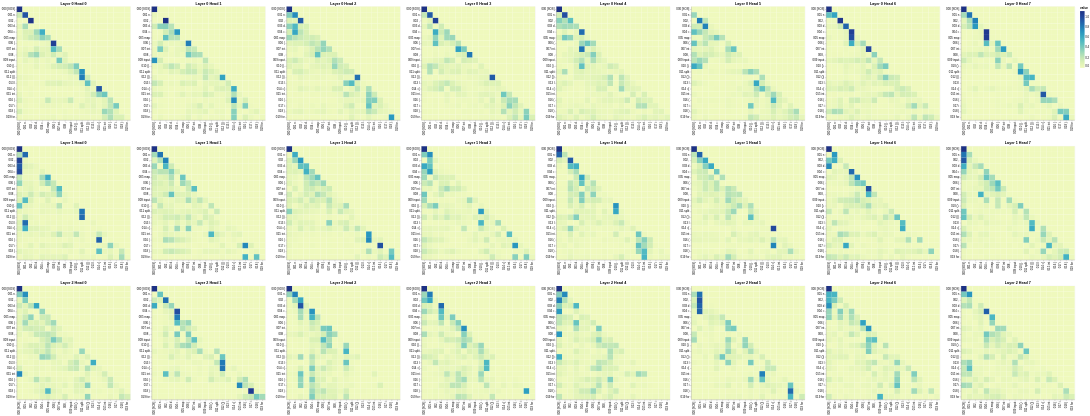

Notebook source saved alongside this figure:
### Code cell
# Encoder Self-Attention
get_all_attention_maps("decoder", layers, heads, decoder_input_tokens, decoder_input_tokens, min(20, sentence_len))

### Figure 1 — Vega-Lite specification as saved in the notebook (floating-point values rounded to 4 significant figures; data arrays with more than 128 entries replaced by an {"elided": "..."} marker saying what was removed)
{"config": {"view": {"continuousWidth": 400, "continuousHeight": 300}}, "vconcat": [{"hconcat": [{"data": {"name": "data-f496760a18fd5fc265820d3f270b2090"}, "mark": "rect", "encoding": {"color": {"field": "value", "type": "quantitative"}, "tooltip": [{"field": "row", "type": "quantitative"}, {"field": "column", "type": "quantitative"}, {"field": "value", "type": "quantitative"}, {"field": "row_token", "type": "nominal"}, {"field": "col_token", "type": "nominal"}], "x": {"axis": {"title": ""}, "field": "col_token", "type": "nominal"}, "y": {"axis": {"title": ""}, "field": "row_token", "type": "nominal"}}, "height": 400, "selection": {"selector025": {"type": "interval", "bind": "scales", "encodings": ["x", "y"]}}, "title": "Layer 0 Head 0", "width": 400}, {"data": {"name": "data-fe090fc9d618e1beb2a54c0429e14a66"}, "mark": "rect", "encoding": {"color": {"field": "value", "type": "quantitative"}, "tooltip": [{"field": "row", "type": "quantitative"}, {"field": "column", "type": "quantitative"}, {"field": "value", "type": "quantitative"}, {"field": "row_token", "type": "nominal"}, {"field": "col_token", "type": "nominal"}], "x": {"axis": {"title": ""}, "field": "col_token", "type": "nominal"}, "y": {"axis": {"title": ""}, "field": "row_token", "type": "nominal"}}, "height": 400, "selection": {"selector026": {"type": "interval", "bind": "scales", "encodings": ["x", "y"]}}, "title": "Layer 0 Head 1", "width": 400}, {"data": {"name": "data-6ed57fd310b0fd7849b598b676e3cbc7"}, "mark": "rect", "encoding": {"color": {"field": "value", "type": "quantitative"}, "tooltip": [{"field": "row", "type": "quantitative"}, {"field": "column", "type": "quantitative"}, {"field": "value", "type": "quantitative"}, {"field": "row_token", "type": "nominal"}, {"field": "col_token", "type": "nominal"}], "x": {"axis": {"title": ""}, "field": "col_token", "type": "nominal"}, "y": {"axis": {"title": ""}, "field": "row_token", "type": "nominal"}}, "height": 400, "selection": {"selector027": {"type": "interval", "bind": "scales", "encodings": ["x", "y"]}}, "title": "Layer 0 Head 2", "width": 400}, {"data": {"name": "data-7aea149198c7ba67f8cf62eb2ed3f6d3"}, "mark": "rect", "encoding": {"color": {"field": "value", "type": "quantitative"}, "tooltip": [{"field": "row", "type": "quantitative"}, {"field": "column", "type": "quantitative"}, {"field": "value", "type": "quantitative"}, {"field": "row_token", "type": "nominal"}, {"field": "col_token", "type": "nominal"}], "x": {"axis": {"title": ""}, "field": "col_token", "type": "nominal"}, "y": {"axis": {"title": ""}, "field": "row_token", "type": "nominal"}}, "height": 400, "selection": {"selector028": {"type": "interval", "bind": "scales", "encodings": ["x", "y"]}}, "title": "Layer 0 Head 3", "width": 400}, {"data": {"name": "data-8a6530fc14d29a12893f483e271b29b2"}, "mark": "rect", "encoding": {"color": {"field": "value", "type": "quantitative"}, "tooltip": [{"field": "row", "type": "quantitative"}, {"field": "column", "type": "quantitative"}, {"field": "value", "type": "quantitative"}, {"field": "row_token", "type": "nominal"}, {"field": "col_token", "type": "nominal"}], "x": {"axis": {"title": ""}, "field": "col_token", "type": "nominal"}, "y": {"axis": {"title": ""}, "field": "row_token", "type": "nominal"}}, "height": 400, "selection": {"selector029": {"type": "interval", "bind": "scales", "encodings": ["x", "y"]}}, "title": "Layer 0 Head 4", "width": 400}, {"data": {"name": "data-63a154194b98fa99e974a7a507c14588"}, "mark": "rect", "encoding": {"color": {"field": "value", "type": "quantitative"}, "tooltip": [{"field": "row", "type": "quantitative"}, {"field": "column", "type": "quantitative"}, {"field": "value", "type": "quantitative"}, {"field": "row_token", "type": "nominal"}, {"field": "col_token", "type": "nominal"}], "x": {"axis": {"title": ""}, "field": "col_token", "type": "nominal"}, "y": {"axis": {"title": ""}, "field": "row_token", "type": "nominal"}}, "height": 400, "selection": {"selector030": {"type": "interval", "bind": "scales", "encodings": ["x", "y"]}}, "title": "Layer 0 Head 5", "width": 400}, {"data": {"name": "data-f8321e970e0e142b6bb452de650b805d"}, "mark": "rect", "encoding": {"color": {"field": "value", "type": "quantitative"}, "tooltip": [{"field": "row", "type": "quantitative"}, {"field": "column", "type": "quantitative"}, {"field": "value", "type": "quantitative"}, {"field": "row_token", "type": "nominal"}, {"field": "col_token", "type": "nominal"}], "x": {"axis": {"title": ""}, "field": "col_token", "type": "nominal"}, "y": {"axis": {"title": ""}, "field": "row_token", "type": "nominal"}}, "height": 400, "selection": {"selector031": {"type": "interval", "bind": "scales", "encodings": ["x", "y"]}}, "title": "Layer 0 Head 6", "width": 400}, {"data": {"name": "data-141fb9b8a791c0885cdce67333d8b4c9"}, "mark": "rect", "encoding": {"color": {"field": "value", "type": "quantitative"}, "tooltip": [{"field": "row", "type": "quantitative"}, {"field": "column", "type": "quantitative"}, {"field": "value", "type": "quantitative"}, {"field": "row_token", "type": "nominal"}, {"field": "col_token", "type": "nominal"}], "x": {"axis": {"title": ""}, "field": "col_token", "type": "nominal"}, "y": {"axis": {"title": ""}, "field": "row_token", "type": "nominal"}}, "height": 400, "selection": {"selector032": {"type": "interval", "bind": "scales", "encodings": ["x", "y"]}}, "title": "Layer 0 Head 7", "width": 400}]}, {"hconcat": [{"data": {"name": "data-479258505879bd20684ea34b80da07f1"}, "mark": "rect", "encoding": {"color": {"field": "value", "type": "quantitative"}, "tooltip": [{"field": "row", "type": "quantitative"}, {"field": "column", "type": "quantitative"}, {"field": "value", "type": "quantitative"}, {"field": "row_token", "type": "nominal"}, {"field": "col_token", "type": "nominal"}], "x": {"axis": {"title": ""}, "field": "col_token", "type": "nominal"}, "y": {"axis": {"title": ""}, "field": "row_token", "type": "nominal"}}, "height": 400, "selection": {"selector033": {"type": "interval", "bind": "scales", "encodings": ["x", "y"]}}, "title": "Layer 1 Head 0", "width": 400}, {"data": {"name": "data-36311d67345d1a38f7aab0d9ccaa1a68"}, "mark": "rect", "encoding": {"color": {"field": "value", "type": "quantitative"}, "tooltip": [{"field": "row", "type": "quantitative"}, {"field": "column", "type": "quantitative"}, {"field": "value", "type": "quantitative"}, {"field": "row_token", "type": "nominal"}, {"field": "col_token", "type": "nominal"}], "x": {"axis": {"title": ""}, "field": "col_token", "type": "nominal"}, "y": {"axis": {"title": ""}, "field": "row_token", "type": "nominal"}}, "height": 400, "selection": {"selector034": {"type": "interval", "bind": "scales", "encodings": ["x", "y"]}}, "title": "Layer 1 Head 1", "width": 400}, {"data": {"name": "data-ef419a312e2bbc9379a52f06e727d356"}, "mark": "rect", "encoding": {"color": {"field": "value", "type": "quantitative"}, "tooltip": [{"field": "row", "type": "quantitative"}, {"field": "column", "type": "quantitative"}, {"field": "value", "type": "quantitative"}, {"field": "row_token", "type": "nominal"}, {"field": "col_token", "type": "nominal"}], "x": {"axis": {"title": ""}, "field": "col_token", "type": "nominal"}, "y": {"axis": {"title": ""}, "field": "row_token", "type": "nominal"}}, "height": 400, "selection": {"selector035": {"type": "interval", "bind": "scales", "encodings": ["x", "y"]}}, "title": "Layer 1 Head 2", "width": 400}, {"data": {"name": "data-d38c0a1e9bedc072afe3981732984cf8"}, "mark": "rect", "encoding": {"color": {"field": "value", "type": "quantitative"}, "tooltip": [{"field": "row", "type": "quantitative"}, {"field": "column", "type": "quantitative"}, {"field": "value", "type": "quantitative"}, {"field": "row_token", "type": "nominal"}, {"field": "col_token", "type": "nominal"}], "x": {"axis": {"title": ""}, "field": "col_token", "type": "nominal"}, "y": {"axis": {"title": ""}, "field": "row_token", "type": "nominal"}}, "height": 400, "selection": {"selector036": {"type": "interval", "bind": "scales", "encodings": ["x", "y"]}}, "title": "Layer 1 Head 3", "width": 400}, {"data": {"name": "data-a89e97ab3d28b548ae0f884c3fb54dde"}, "mark": "rect", "encoding": {"color": {"field": "value", "type": "quantitative"}, "tooltip": [{"field": "row", "type": "quantitative"}, {"field": "column", "type": "quantitative"}, {"field": "value", "type": "quantitative"}, {"field": "row_token", "type": "nominal"}, {"field": "col_token", "type": "nominal"}], "x": {"axis": {"title": ""}, "field": "col_token", "type": "nominal"}, "y": {"axis": {"title": ""}, "field": "row_token", "type": "nominal"}}, "height": 400, "selection": {"selector037": {"type": "interval", "bind": "scales", "encodings": ["x", "y"]}}, "title": "Layer 1 Head 4", "width": 400}, {"data": {"name": "data-272f9d07535721721891bc68e2c5e142"}, "mark": "rect", "encoding": {"color": {"field": "value", "type": "quantitative"}, "tooltip": [{"field": "row", "type": "quantitative"}, {"field": "column", "type": "quantitative"}, {"field": "value", "type": "quantitative"}, {"field": "row_token", "type": "nominal"}, {"field": "col_token", "type": "nominal"}], "x": {"axis": {"title": ""}, "field": "col_token", "type": "nominal"}, "y": {"axis": {"title": ""}, "field": "row_token", "type": "nominal"}}, "height": 400, "selection": {"selector038": {"type": "interval", "bind": "scales", "encodings": ["x", "y"]}}, "title": "Layer 1 Head 5", "width": 400}, {"data": {"name": "data-7cc7ea964f14ad1789c19ca5f755970b"}, "mark": "rect", "encoding": {"color": {"field": "value", "type": "quantitative"}, "tooltip": [{"field": "row", "type": "quantitative"}, {"field": "column", "type": "quantitative"}, {"field": "value", "type": "quantitative"}, {"field": "row_token", "type": "nominal"}, {"field": "col_token", "type": "nominal"}], "x": {"axis": {"title": ""}, "field": "col_token", "type": "nominal"}, "y": {"axis": {"title": ""}, "field": "row_token", "type": "nominal"}}, "height": 400, "selection": {"selector039": {"type": "interval", "bind": "scales", "encodings": ["x", "y"]}}, "title": "Layer 1 Head 6", "width": 400}, {"data": {"name": "data-06afafe7be85cc4be98ee0b383b53694"}, "mark": "rect", "encoding": {"color": {"field": "value", "type": "quantitative"}, "tooltip": [{"field": "row", "type": "quantitative"}, {"field": "column", "type": "quantitative"}, {"field": "value", "type": "quantitative"}, {"field": "row_token", "type": "nominal"}, {"field": "col_token", "type": "nominal"}], "x": {"axis": {"title": ""}, "field": "col_token", "type": "nominal"}, "y": {"axis": {"title": ""}, "field": "row_token", "type": "nominal"}}, "height": 400, "selection": {"selector040": {"type": "interval", "bind": "scales", "encodings": ["x", "y"]}}, "title": "Layer 1 Head 7", "width": 400}]}, {"hconcat": [{"data": {"name": "data-9533cfc24444079fabfd21d91183c049"}, "mark": "rect", "encoding": {"color": {"field": "value", "type": "quantitative"}, "tooltip": [{"field": "row", "type": "quantitative"}, {"field": "column", "type": "quantitative"}, {"field": "value", "type": "quantitative"}, {"field": "row_token", "type": "nominal"}, {"field": "col_token", "type": "nominal"}], "x": {"axis": {"title": ""}, "field": "col_token", "type": "nominal"}, "y": {"axis": {"title": ""}, "field": "row_token", "type": "nominal"}}, "height": 400, "selection": {"selector041": {"type": "interval", "bind": "scales", "encodings": ["x", "y"]}}, "title": "Layer 2 Head 0", "width": 400}, {"data": {"name": "data-3eb3b9b4c7dee140f4ac5a3dbf39c02a"}, "mark": "rect", "encoding": {"color": {"field": "value", "type": "quantitative"}, "tooltip": [{"field": "row", "type": "quantitative"}, {"field": "column", "type": "quantitative"}, {"field": "value", "type": "quantitative"}, {"field": "row_token", "type": "nominal"}, {"field": "col_token", "type": "nominal"}], "x": {"axis": {"title": ""}, "field": "col_token", "type": "nominal"}, "y": {"axis": {"title": ""}, "field": "row_token", "type": "nominal"}}, "height": 400, "selection": {"selector042": {"type": "interval", "bind": "scales", "encodings": ["x", "y"]}}, "title": "Layer 2 Head 1", "width": 400}, {"data": {"name": "data-f65fbd85251ada8cd3330e7dfc856e8c"}, "mark": "rect", "encoding": {"color": {"field": "value", "type": "quantitative"}, "tooltip": [{"field": "row", "type": "quantitative"}, {"field": "column", "type": "quantitative"}, {"field": "value", "type": "quantitative"}, {"field": "row_token", "type": "nominal"}, {"field": "col_token", "type": "nominal"}], "x": {"axis": {"title": ""}, "field": "col_token", "type": "nominal"}, "y": {"axis": {"title": ""}, "field": "row_token", "type": "nominal"}}, "height": 400, "selection": {"selector043": {"type": "interval", "bind": "scales", "encodings": ["x", "y"]}}, "title": "Layer 2 Head 2", "width": 400}, {"data": {"name": "data-6efd6dcd60d3a445c5d3c65bc985cfd1"}, "mark": "rect", "encoding": {"color": {"field": "value", "type": "quantitative"}, "tooltip": [{"field": "row", "type": "quantitative"}, {"field": "column", "type": "quantitative"}, {"field": "value", "type": "quantitative"}, {"field": "row_token", "type": "nominal"}, {"field": "col_token", "type": "nominal"}], "x": {"axis": {"title": ""}, "field": "col_token", "type": "nominal"}, "y": {"axis": {"title": ""}, "field": "row_token", "type": "nominal"}}, "height": 400, "selection": {"selector044": {"type": "interval", "bind": "scales", "encodings": ["x", "y"]}}, "title": "Layer 2 Head 3", "width": 400}, {"data": {"name": "data-015ec25dd28169263937d83336b331b4"}, "mark": "rect", "encoding": {"color": {"field": "value", "type": "quantitative"}, "tooltip": [{"field": "row", "type": "quantitative"}, {"field": "column", "type": "quantitative"}, {"field": "value", "type": "quantitative"}, {"field": "row_token", "type": "nominal"}, {"field": "col_token", "type": "nominal"}], "x": {"axis": {"title": ""}, "field": "col_token", "type": "nominal"}, "y": {"axis": {"title": ""}, "field": "row_token", "type": "nominal"}}, "height": 400, "selection": {"selector045": {"type": "interval", "bind": "scales", "encodings": ["x", "y"]}}, "title": "Layer 2 Head 4", "width": 400}, {"data": {"name": "data-237dd367af4ecd148484b04546989dba"}, "mark": "rect", "encoding": {"color": {"field": "value", "type": "quantitative"}, "tooltip": [{"field": "row", "type": "quantitative"}, {"field": "column", "type": "quantitative"}, {"field": "value", "type": "quantitative"}, {"field": "row_token", "type": "nominal"}, {"field": "col_token", "type": "nominal"}], "x": {"axis": {"title": ""}, "field": "col_token", "type": "nominal"}, "y": {"axis": {"title": ""}, "field": "row_token", "type": "nominal"}}, "height": 400, "selection": {"selector046": {"type": "interval", "bind": "scales", "encodings": ["x", "y"]}}, "title": "Layer 2 Head 5", "width": 400}, {"data": {"name": "data-886529ef78e3ee13e32cbc1a5f7ebb34"}, "mark": "rect", "encoding": {"color": {"field": "value", "type": "quantitative"}, "tooltip": [{"field": "row", "type": "quantitative"}, {"field": "column", "type": "quantitative"}, {"field": "value", "type": "quantitative"}, {"field": "row_token", "type": "nominal"}, {"field": "col_token", "type": "nominal"}], "x": {"axis": {"title": ""}, "field": "col_token", "type": "nominal"}, "y": {"axis": {"title": ""}, "field": "row_token", "type": "nominal"}}, "height": 400, "selection": {"selector047": {"type": "interval", "bind": "scales", "encodings": ["x", "y"]}}, "title": "Layer 2 Head 6", "width": 400}, {"data": {"name": "data-0697999225737a836607ecda52fa8607"}, "mark": "rect", "encoding": {"color": {"field": "value", "type": "quantitative"}, "tooltip": [{"field": "row", "type": "quantitative"}, {"field": "column", "type": "quantitative"}, {"field": "value", "type": "quantitative"}, {"field": "row_token", "type": "nominal"}, {"field": "col_token", "type": "nominal"}], "x": {"axis": {"title": ""}, "field": "col_token", "type": "nominal"}, "y": {"axis": {"title": ""}, "field": "row_token", "type": "nominal"}}, "height": 400, "selection": {"selector048": {"type": "interval", "bind": "scales", "encodings": ["x", "y"]}}, "title": "Layer 2 Head 7", "width": 400}]}], "$schema": "https://vega.github.io/schema/vega-lite/v4.17.0.json", "datasets": {"data-f496760a18fd5fc265820d3f270b2090": {"elided": "400 records"}, "data-fe090fc9d618e1beb2a54c0429e14a66": {"elided": "400 records"}, "data-6ed57fd310b0fd7849b598b676e3cbc7": {"elided": "400 records"}, "data-7aea149198c7ba67f8cf62eb2ed3f6d3": {"elided": "400 records"}, "data-8a6530fc14d29a12893f483e271b29b2": {"elided": "400 records"}, "data-63a154194b98fa99e974a7a507c14588": {"elided": "400 records"}, "data-f8321e970e0e142b6bb452de650b805d": {"elided": "400 records"}, "data-141fb9b8a791c0885cdce67333d8b4c9": {"elided": "400 records"}, "data-479258505879bd20684ea34b80da07f1": {"elided": "400 records"}, "data-36311d67345d1a38f7aab0d9ccaa1a68": {"elided": "400 records"}, "data-ef419a312e2bbc9379a52f06e727d356": {"elided": "400 records"}, "data-d38c0a1e9bedc072afe3981732984cf8": {"elided": "400 records"}, "data-a89e97ab3d28b548ae0f884c3fb54dde": {"elided": "400 records"}, "data-272f9d07535721721891bc68e2c5e142": {"elided": "400 records"}, "data-7cc7ea964f14ad1789c19ca5f755970b": {"elided": "400 records"}, "data-06afafe7be85cc4be98ee0b383b53694": {"elided": "400 records"}, "data-9533cfc24444079fabfd21d91183c049": {"elided": "400 records"}, "data-3eb3b9b4c7dee140f4ac5a3dbf39c02a": {"elided": "400 records"}, "data-f65fbd85251ada8cd3330e7dfc856e8c": {"elided": "400 records"}, "data-6efd6dcd60d3a445c5d3c65bc985cfd1": {"elided": "400 records"}, "data-015ec25dd28169263937d83336b331b4": {"elided": "400 records"}, "data-237dd367af4ecd148484b04546989dba": {"elided": "400 records"}, "data-886529ef78e3ee13e32cbc1a5f7ebb34": {"elided": "400 records"}, "data-0697999225737a836607ecda52fa8607": {"elided": "400 records"}}}
